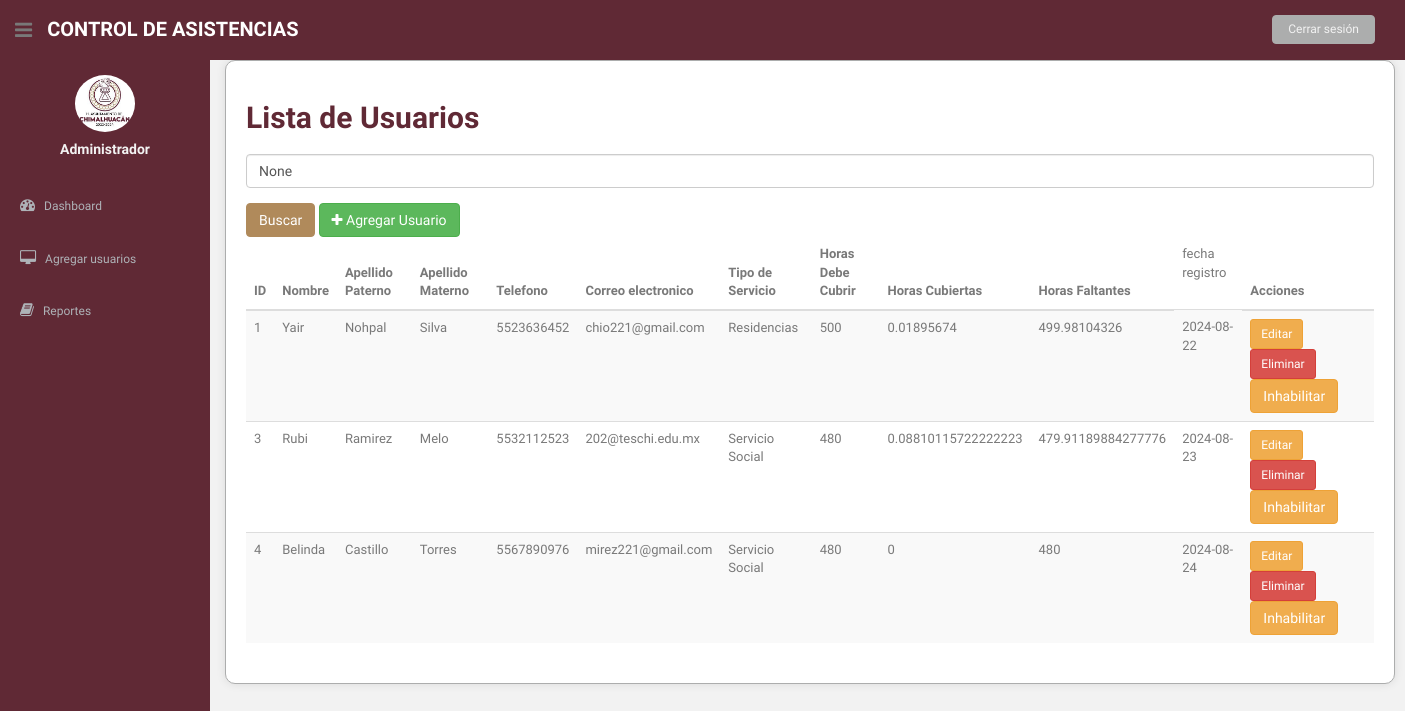
The page /lista_usuarios/ (signed in) on the database as committed earlier.
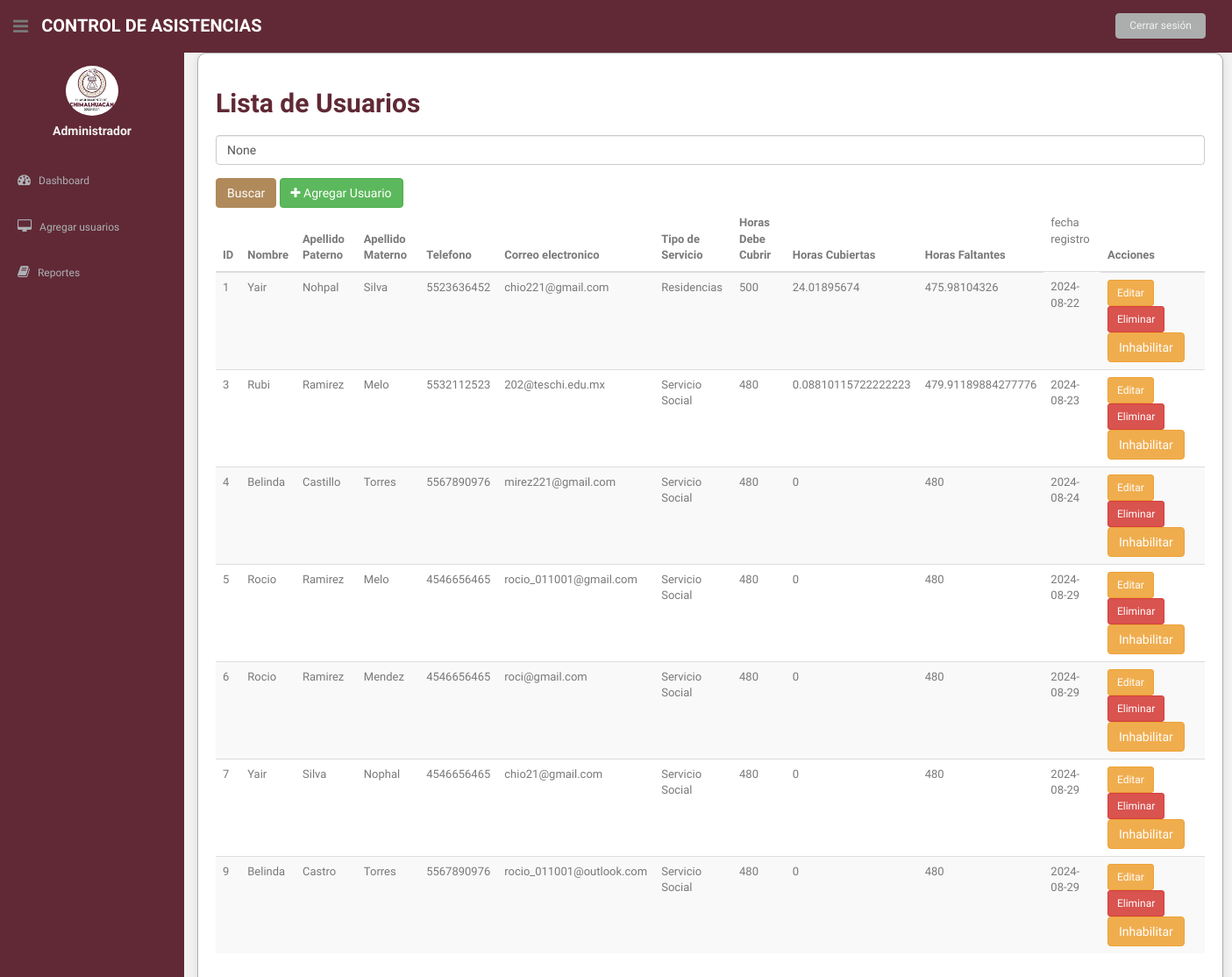
The same page on the database as committed later.
### asistencia/models.py (models this page shows, shortened)
class Usuario(models.Model):
    nombre = models.CharField(max_length=100)
    apellido_paterno = models.CharField(max_length=100)
    apellido_materno = models.CharField(max_length=100)
    telefono = models.CharField(max_length=10)
    correo_electronico = models.EmailField(unique=True)
    fecha_registro = models.DateField(auto_now_add=True)
    user = models.OneToOneField(User, on_delete=models.CASCADE, null=True, blank=True)
    OPCIONES_SERVICIO = [
        ('SS', 'Servicio Social'),
        ('R', 'Residencias'),
    ]
    tipo_servicio = models.CharField(max_length=2, choices=OPCIONES_SERVICIO)
    horas_realizadas = models.IntegerField(default=0)
    horas_requeridas = models.IntegerField()
    activo = models.BooleanField(default=True)

### asistencia/views.py (the view)
# urls.py: path('lista_usuarios/', views.lista_usuarios, name='lista_usuarios'),
@login_required
def lista_usuarios(request):
    usuarios = Usuario.objects.filter(activo=True)
    query = request.GET.get('q')
    if query:
        usuarios = usuarios.filter(nombre__icontains=query)
    for usuario in usuarios:
        try:
            horas_realizadas = 0
            asistencias = Asistencia.objects.filter(usuario=usuario, fecha_escaneo_salida__isnull=False)
            for asistencia in asistencias:
                if asistencia.fecha_escaneo_entrada and asistencia.fecha_escaneo_salida:
                    delta = asistencia.fecha_escaneo_salida - asistencia.fecha_escaneo_entrada
                    horas_realizadas += delta.total_seconds() / 3600
            usuario.horas_realizadas = horas_realizadas
            usuario.horas_faltantes = usuario.horas_requeridas - horas_realizadas
        except Exception as e:
            print(f"Error al calcular horas para {usuario}: {e}")
            usuario.horas_realizadas = 0
            usuario.horas_faltantes = usuario.horas_requeridas
    return render(request, 'lista_usuarios.html', {'usuarios': usuarios, 'query': query})

### asistencia/templates/lista_usuarios.html (shortened to what this page needs)
{% load static %}
<!DOCTYPE html>
<html lang="en">
<head>
  <link href="{% static 'css/bootstrap.css' %}" rel="stylesheet">
  <link href="{% static 'font-awesome/css/font-awesome.css' %}" rel="stylesheet" />
  <link rel="stylesheet" type="text/css" href="{% static 'css/zabuto_calendar.css' %}">
  <link rel="stylesheet" type="text/css" href="{% static 'js/gritter/css/jquery.gritter.css' %}" />
  <link rel="stylesheet" type="text/css" href="{% static 'lineicons/style.css' %}">
  <link href="{% static 'css/style.css' %}" rel="stylesheet">
  <link href="{% static 'css/style-responsive.css' %}" rel="stylesheet">
</head>
<body>
  <section id="container">
    {% include 'general/menu.html' %}
    <section id="main-content">
      <section class="wrapper">
        <div class="container">
          <h2>Lista de Usuarios</h2>
          <form method="get" action="{% url 'lista_usuarios' %}">
            <div class="form-group">
              <input type="text" name="q" class="form-control" placeholder="Buscar por nombre" value="{{ query }}">
            </div>
            <button type="submit" class="btn btn-primary">Buscar</button>
            <a href="{% url 'agregar_usuario' %}" class="btn btn-success"><i class="fa fa-plus"></i> Agregar Usuario</a>
          </form>
          <div class="table-responsive">
            <table class="table table-striped">
              <thead>
                <tr>
                  <th>ID</th>
                  <th>Nombre</th>
                  <th>Apellido Paterno</th>
                  <th>Apellido Materno</th>
                  <th>Telefono</th>
                  <th>Correo electronico</th>
                  <th>Tipo de Servicio</th>
                  <th>Horas Debe Cubrir</th>
                  <th>Horas Cubiertas</th>
                  <th>Horas Faltantes</th>
                  <td>fecha registro</td>
                  <th>Acciones</th>
                </tr>
              </thead>
              <tbody>
                {% for usuario in usuarios %}
                <tr>
                  <td>{{ usuario.id }}</td>
                  <td>{{ usuario.nombre }}</td>
                  <td>{{ usuario.apellido_paterno }}</td>
                  <td>{{ usuario.apellido_materno }}</td>
                  <td>{{ usuario.telefono }}</td>
                  <td>{{ usuario.correo_electronico }}</td>
                  <td>{{ usuario.get_tipo_servicio_display }}</td>
                  <td>{{ usuario.horas_requeridas }}</td>
                  <td>{{ usuario.horas_realizadas }}</td>
                  <td>{{ usuario.horas_faltantes }}</td>
                  <td>{{ usuario.fecha_registro }}</td>
                  <td>
                    <a href="{% url 'editar_usuario' usuario.pk %}" class="btn btn-warning btn-sm">Editar</a>
                    <a href="{% url 'eliminar_usuario' usuario.pk %}" class="btn btn-danger btn-sm">Eliminar</a>
                    <a href="{% url 'marcar_usuario_inactivo' usuario.id %}" class="btn btn-warning">Inhabilitar</a>
    </td>
                </tr>
                {% endfor %}
              </tbody>
            </table>
          </div>
        </div>
      </section>
    </section>
  </section>
</body>
</html>

Rows that differ between the two databases and show on the page:
computed for Usuario "Nohpal": horas_realizadas "0.01895674" → "24.01895674"; horas_faltantes "499.98104326" → "475.98104326"
added Usuario: id "5", nombre "Rocio", apellido_paterno "Ramirez", apellido_materno "Melo", telefono "4546656465", correo_electronico "rocio_011001@gmail.com", tipo_servicio "Servicio Social", horas_requeridas "480", horas_realizadas "0", horas_faltantes "480", fecha_registro "2024-08-29"
added Usuario: id "6", nombre "Rocio", apellido_paterno "Ramirez", apellido_materno "Mendez", telefono "4546656465", correo_electronico "roci@gmail.com", tipo_servicio "Servicio Social", horas_requeridas "480", horas_realizadas "0", horas_faltantes "480", fecha_registro "2024-08-29"
added Usuario: id "7", nombre "Yair", apellido_paterno "Silva", apellido_materno "Nophal", telefono "4546656465", correo_electronico "chio21@gmail.com", tipo_servicio "Servicio Social", horas_requeridas "480", horas_realizadas "0", horas_faltantes "480", fecha_registro "2024-08-29"
added Usuario: id "9", nombre "Belinda", apellido_paterno "Castro", apellido_materno "Torres", telefono "5567890976", correo_electronico "rocio_011001@outlook.com", tipo_servicio "Servicio Social", horas_requeridas "480", horas_realizadas "0", horas_faltantes "480", fecha_registro "2024-08-29"
